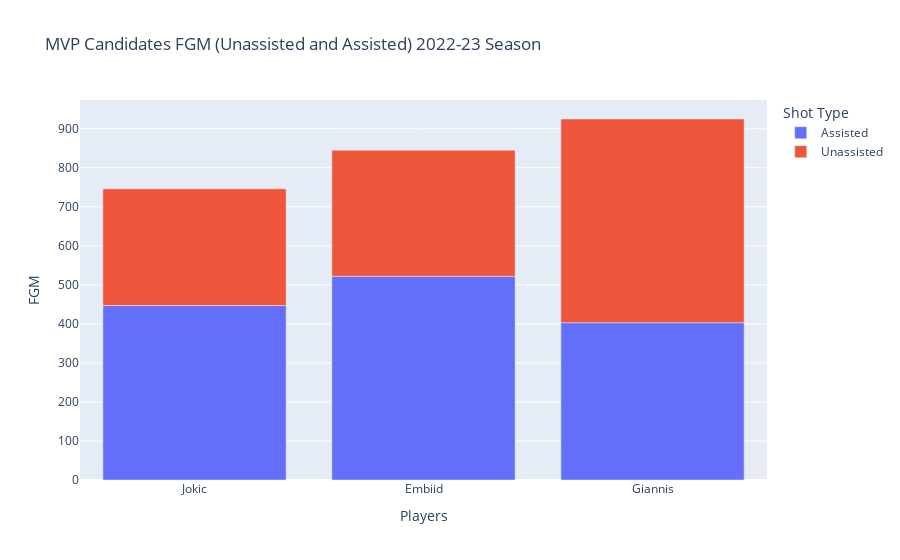

Notebook code for this chart:
### Code cell
import plotly.express as px
import pandas as pd

df = pd.DataFrame()

Players = ['Jokic', 'Jokic', 'Embiid', 'Embiid', 'Giannis', 'Giannis']
Type_of_shot = ['Assisted', 'Unassisted', 'Assisted', 'Unassisted', 'Assisted', 'Unassisted']
Total = [tot_FGM_AST, tot_FGM_UAST, tot_FGM_AST2, tot_FGM_UAST2, tot_FGM_AST3, tot_FGM_UAST3]

df['Players'] = Players
df['Shot Type'] = Type_of_shot
df['FGM'] = Total

long_df = df

fig = px.bar(df, x="Players", y="FGM", color="Shot Type", title="MVP Candidates FGM (Unassisted and Assisted) 2022-23 Season")
fig.show()

### Figure 1 — Plotly figure (JSON) as saved in the notebook; plotly's stock layout.template omitted (floating-point values rounded to 4 significant figures)
{"data": [{"alignmentgroup": "True", "hovertemplate": "Shot Type=Assisted<br>Players=%{x}<br>FGM=%{y}<extra></extra>", "legendgroup": "Assisted", "marker": {"color": "#636efa", "pattern": {"shape": ""}}, "name": "Assisted", "offsetgroup": "Assisted", "orientation": "v", "showlegend": true, "textposition": "auto", "type": "bar", "x": ["Jokic", "Embiid", "Giannis"], "xaxis": "x", "y": [447, 522, 403], "yaxis": "y"}, {"alignmentgroup": "True", "hovertemplate": "Shot Type=Unassisted<br>Players=%{x}<br>FGM=%{y}<extra></extra>", "legendgroup": "Unassisted", "marker": {"color": "#EF553B", "pattern": {"shape": ""}}, "name": "Unassisted", "offsetgroup": "Unassisted", "orientation": "v", "showlegend": true, "textposition": "auto", "type": "bar", "x": ["Jokic", "Embiid", "Giannis"], "xaxis": "x", "y": [299, 323, 522], "yaxis": "y"}], "layout": {"barmode": "relative", "legend": {"title": {"text": "Shot Type"}, "tracegroupgap": 0}, "title": {"text": "MVP Candidates FGM (Unassisted and Assisted) 2022-23 Season"}, "xaxis": {"anchor": "y", "domain": [0, 1], "title": {"text": "Players"}}, "yaxis": {"anchor": "x", "domain": [0, 1], "title": {"text": "FGM"}}}}
